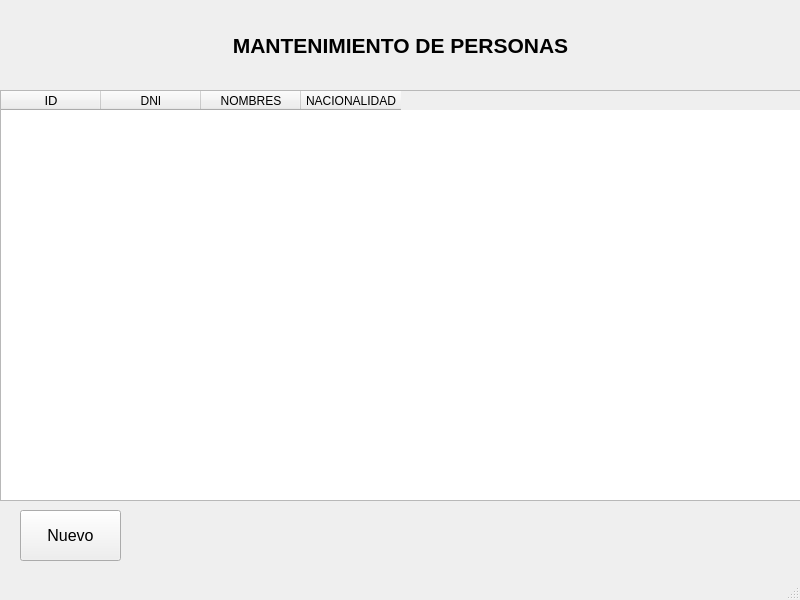
<?xml version="1.0" encoding="UTF-8"?>
<ui version="4.0">
 <class>MainWindow</class>
 <widget class="QMainWindow" name="MainWindow">
  <property name="geometry">
   <rect>
    <x>0</x>
    <y>0</y>
    <width>800</width>
    <height>600</height>
   </rect>
  </property>
  <property name="windowTitle">
   <string>MainWindow</string>
  </property>
  <widget class="QWidget" name="centralwidget">
   <widget class="QLabel" name="label">
    <property name="geometry">
     <rect>
      <x>0</x>
      <y>20</y>
      <width>801</width>
      <height>51</height>
     </rect>
    </property>
    <property name="font">
     <font>
      <pointsize>16</pointsize>
      <weight>75</weight>
      <bold>true</bold>
     </font>
    </property>
    <property name="layoutDirection">
     <enum>Qt::LeftToRight</enum>
    </property>
    <property name="text">
     <string>MANTENIMIENTO DE PERSONAS</string>
    </property>
    <property name="alignment">
     <set>Qt::AlignCenter</set>
    </property>
   </widget>
   <widget class="QTableWidget" name="twPersonas">
    <property name="geometry">
     <rect>
      <x>0</x>
      <y>90</y>
      <width>801</width>
      <height>411</height>
     </rect>
    </property>
    <property name="columnCount">
     <number>4</number>
    </property>
    <column>
     <property name="text">
      <string>ID</string>
     </property>
     <property name="font">
      <font>
       <pointsize>10</pointsize>
      </font>
     </property>
    </column>
    <column>
     <property name="text">
      <string>DNI</string>
     </property>
    </column>
    <column>
     <property name="text">
      <string>NOMBRES</string>
     </property>
    </column>
    <column>
     <property name="text">
      <string>NACIONALIDAD</string>
     </property>
    </column>
   </widget>
   <widget class="QPushButton" name="pushButton">
    <property name="geometry">
     <rect>
      <x>20</x>
      <y>510</y>
      <width>101</width>
      <height>51</height>
     </rect>
    </property>
    <property name="font">
     <font>
      <pointsize>12</pointsize>
     </font>
    </property>
    <property name="text">
     <string>Nuevo</string>
    </property>
   </widget>
  </widget>
  <widget class="QMenuBar" name="menubar">
   <property name="geometry">
    <rect>
     <x>0</x>
     <y>0</y>
     <width>800</width>
     <height>18</height>
    </rect>
   </property>
  </widget>
  <widget class="QStatusBar" name="statusbar"/>
 </widget>
 <resources/>
 <connections/>
</ui>
